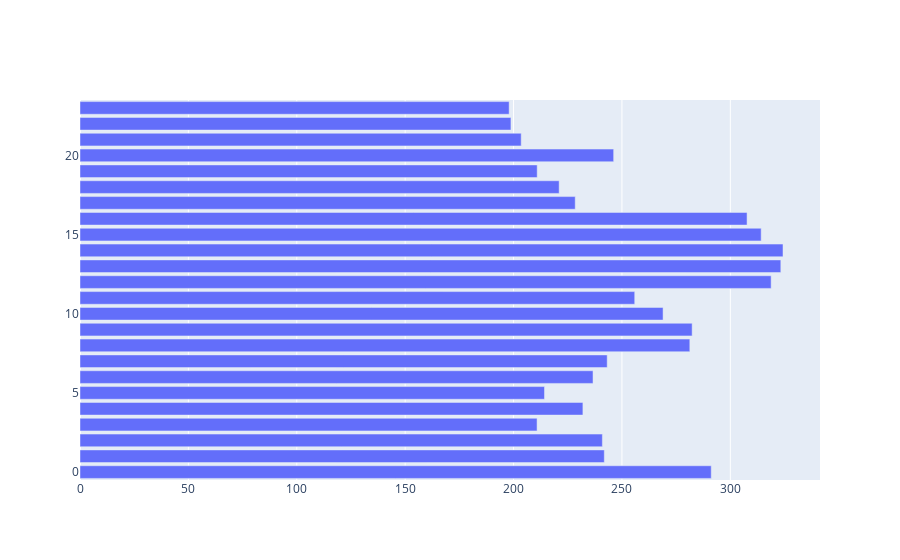

Write notebook code for a chart like this one.
### Code cell
fig = go.Figure()
fig.add_trace(go.Bar(x=data.groupby('hours', as_index=False).agg({'volume': 'mean'})['volume'], name='Volume'))
fig.show()

### Figure 1 — Plotly figure (JSON) as saved in the notebook; plotly's stock layout.template omitted (floating-point values rounded to 4 significant figures)
{"data": [{"name": "Volume", "type": "bar", "x": [291.2, 241.9, 241.0, 210.8, 232.0, 214.3, 236.7, 243.2, 281.3, 282.4, 269.0, 255.9, 318.8, 323.3, 324.3, 314.2, 307.7, 228.5, 221.0, 210.9, 246.2, 203.5, 198.8, 198.0]}], "layout": {}}
